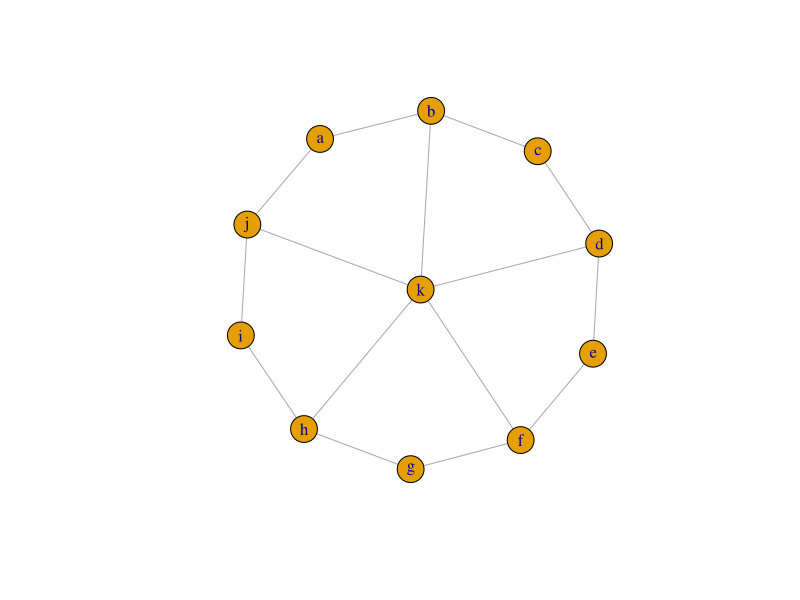

Recreate this plot in R.
library(igraph)


### Name: difference.igraph
### Title: Difference of graphs
### Aliases: difference.igraph graph.difference %m%
### Keywords: graphs

### ** Examples


## Create a wheel graph
wheel <- union(make_ring(10),
                     make_star(11, center=11, mode="undirected"))
V(wheel)$name <- letters[seq_len(vcount(wheel))]

## Subtract a star graph from it
sstar <- make_star(6, center=6, mode="undirected")
V(sstar)$name <- letters[c(1,3,5,7,9,11)]
G <- wheel %m% sstar
print_all(G)
plot(G, layout=layout_nicely(wheel))
